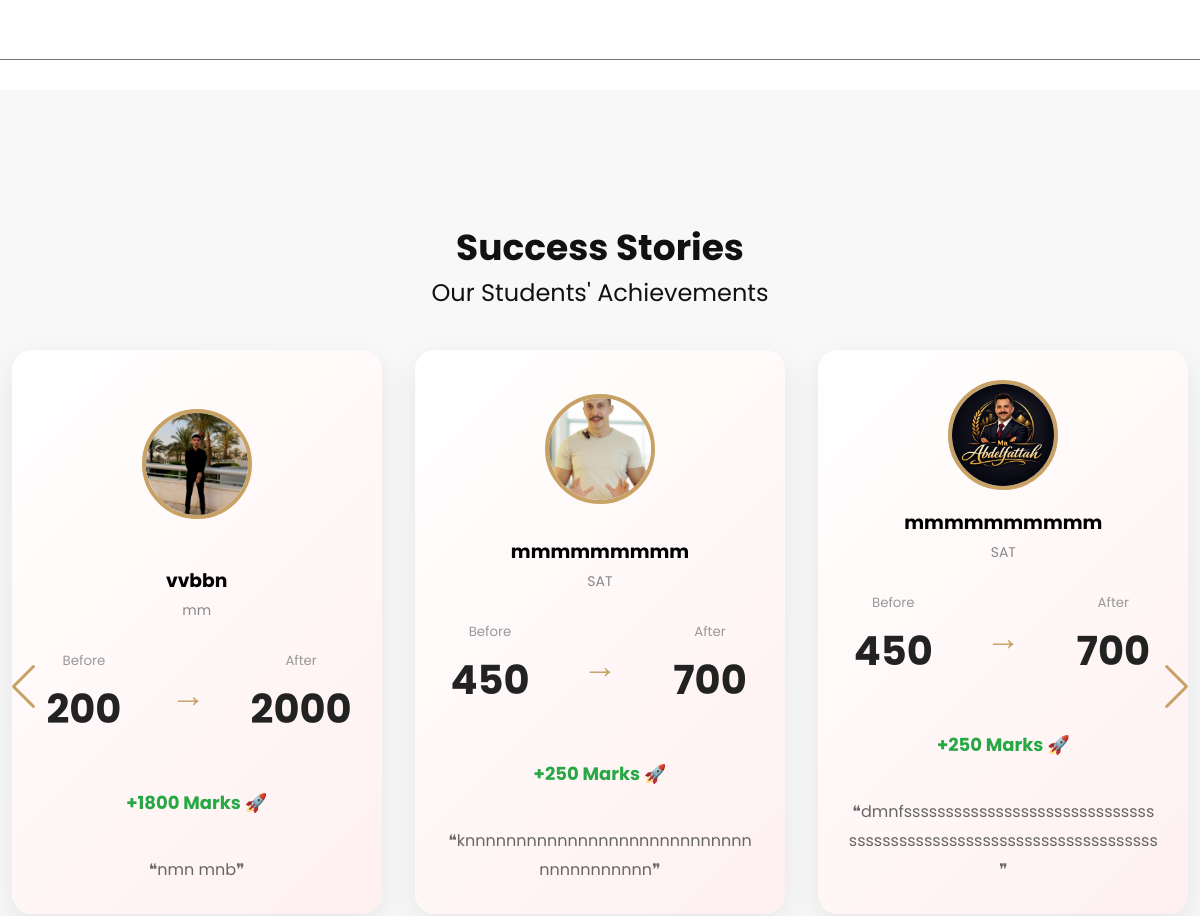
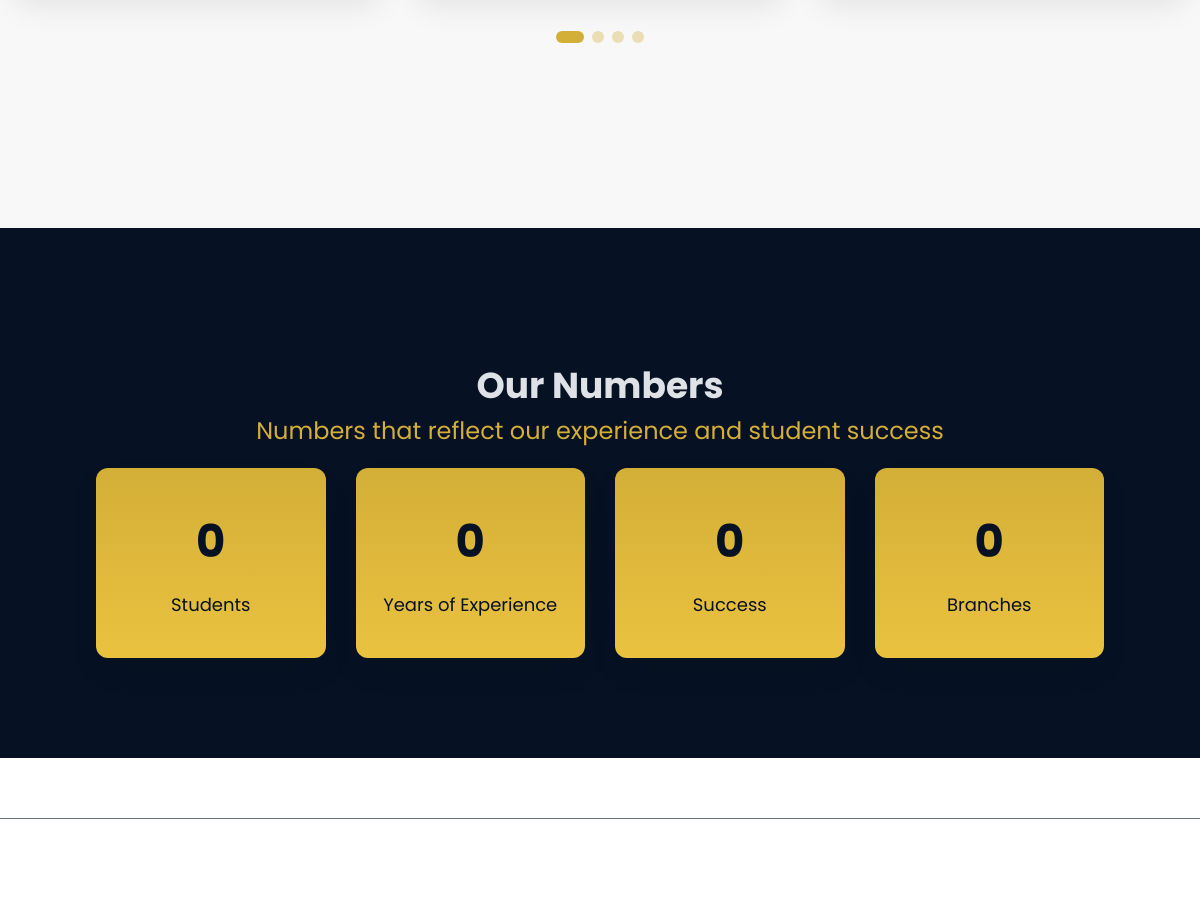
Before: / (middle part) with the older database file (2 pictures, top to bottom).
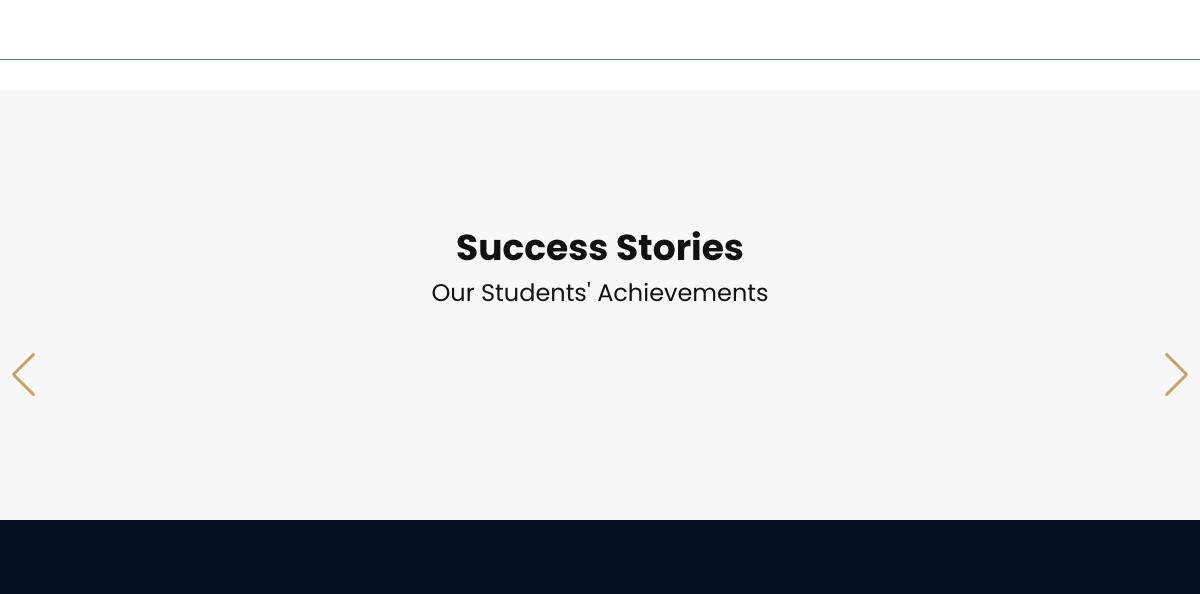
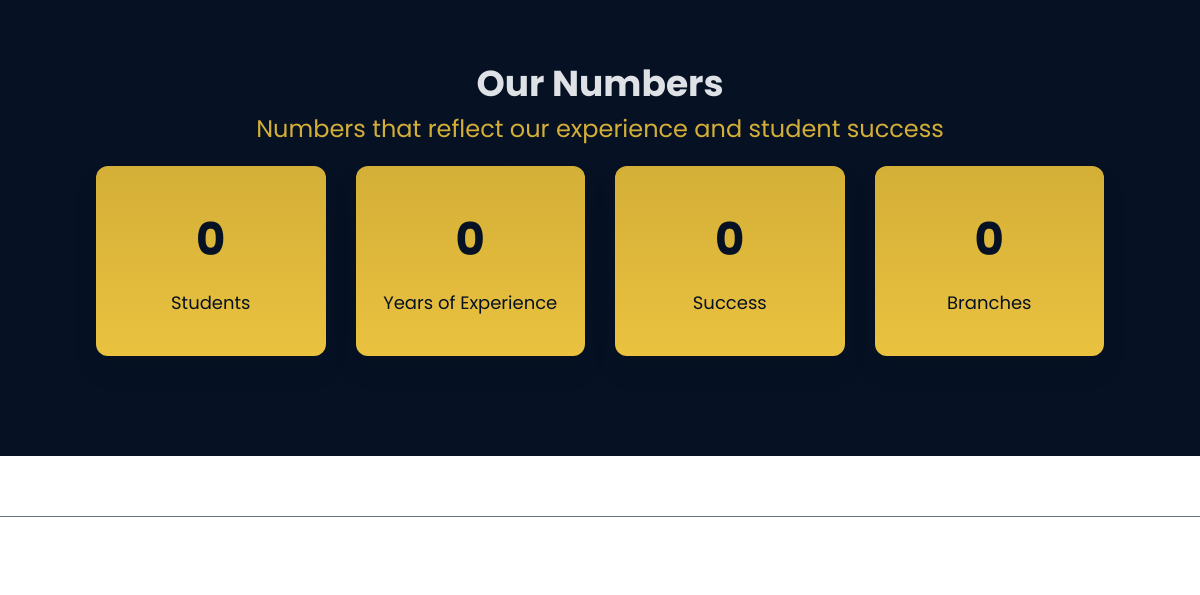
After: the same page with the newer database file (2 pictures, top to bottom).
### models/success_story.py (models this page shows)
class SuccessStory(db.Model):
    __tablename__ = "success_stories"
    id = db.Column(db.Integer, primary_key=True)
    student_name = db.Column(db.String(100), nullable=False)
    subject = db.Column(db.String(100), nullable=False)
    before_score = db.Column(db.Integer, nullable=False)
    after_score = db.Column(db.Integer, nullable=False)
    review = db.Column(db.Text, nullable=False)
    image = db.Column(db.String(255), nullable=False)
    is_active = db.Column(db.Boolean, default=True)

### file.py (the view)
@app.route('/')
def home():
    stories = SuccessStory.query.filter_by(
        is_active=True
    ).order_by(
        SuccessStory.id.desc()
    ).limit(6).all()
    return render_template('index.html', name = 'Home', stories=stories)

### templates/index.html (shortened to what this page needs)
{% extends 'base.html' %}
{% block body %}
   <hr>
 <section class="success-section">
    <div class="container">
        <div class="section-title">
            <h2>Success Stories</h2>
            <p>Our Students' Achievements</p>
        </div>
        <div class="swiper successSwiper">
            <div class="swiper-wrapper">
                {% for story in stories %}
                <div class="swiper-slide">
                    <div class="success-card">
                        <img src="{{ url_for('static', filename='uploads/' ~ story.image) }}"
                             alt="{{ story.student_name }}">
                        <h3>{{ story.student_name }}</h3>
                        <span class="subject">
                            {{ story.subject }}
                        </span>
                        <div class="score-box">
                            <div>
                                <small>Before</small>
                                <h4>{{ story.before_score }}</h4>
                            </div>
                            <div class="arrow">
                                →
                            </div>
                            <div>
                                <small>After</small>
                                <h4>{{ story.after_score }}</h4>
                            </div>
                        </div>
                        <div class="improvement">
                            +{{ story.after_score - story.before_score }} Marks 🚀
                        </div>
                        <p class="review">
                            ❝{{ story.review }}❞
                        </p>
                    </div>
                </div>
                {% endfor %}
            </div>
            <div class="swiper-pagination"></div>
            <div class="swiper-button-prev"></div>
            <div class="swiper-button-next"></div>
        </div>
    </div>
</section>
   <section class="statistics">
    <div class="section-title tit" data-aos="fade-up">
        <h2> Our Numbers</h2>
        <p>
            Numbers that  reflect our experience and student success
        </p>
    </div>
    <div class="contanier">
        <div data-aos="zoom-in" data-aos-delay="100">
            <div class="st-card">
               <h2 class="counter" data-target="1500" data-symbol="+">0</h2>
               <p>Students</p>
            </div>
        </div>
        <div data-aos="zoom-in" data-aos-delay="200">
             <div class="st-card" >
               <h2 class="counter" data-target="10" data-symbol="+">0</h2>
               <p> Years of Experience</p>
            </div>
        </div>
        <div data-aos="zoom-in" data-aos-delay="300">
             <div class="st-card" >
               <h2 class="counter" data-target="95" data-symbol="%">0</h2>
               <p>Success</p>
            </div>
        </div>
        <div data-aos="zoom-in" data-aos-delay="400">
           <div class="st-card" >
               <h2 class="counter" data-target="3" data-symbol="+">0</h2>
               <p>Branches</p>
            </div>
        </div>
    </div>
   </section>
   <hr>
{% endblock %}

Changed rows visible on the page:
removed SuccessStory: image (picture), student_name "vvbbn", subject "mm", before_score "200", after_score "2000", story.after_score-story.before_score "1800", review "nmn mnb"
removed SuccessStory: image (picture), student_name "mmmmmmmmm", subject "SAT", before_score "450", after_score "700", story.after_score-story.before_score "250", review "knnnnnnnnnnnnnnnnnnnnnnnnnnnnnnnnnnnnnnn"
removed SuccessStory: image (picture), student_name "mmmmmmmmmm", subject "SAT", before_score "450", after_score "700", story.after_score-story.before_score "250", review "dmnfsssssssssssssssssssssssssssssssssssssssssssssssssssssssssssssssssss"
